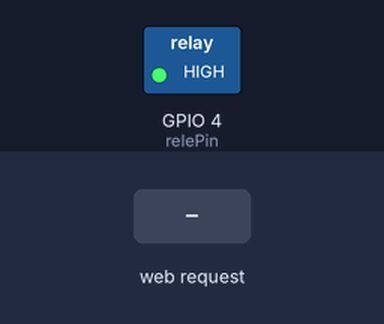
Recording of a sketch running on a simulated ESP32. On the bench: switched loads named in the sketch (green lamp = pin HIGH). Inputs (shaded band) come from the test bench. WiFi joins after 1.5 s; servers stay silent unless stated; what the sketch prints to the serial monitor is not drawn.

Above: at 3.2 s.
3.3 s: HTTP request GET /ligar received
At 3.6 s:
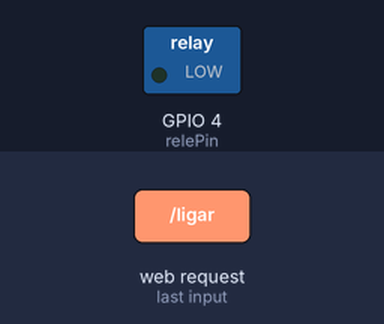
4.8 s: HTTP request GET /desligar received
At 5.9 s:
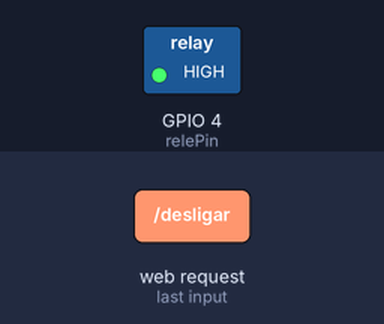
Timing chart, 0 to 7.8 s (numbered marks = the images above; inputs shaded):
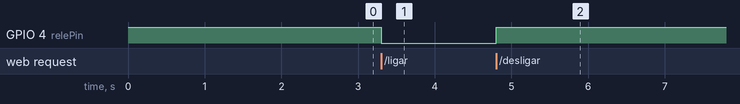

Measured:
- after the input at 3.3 s, GPIO 4 (relePin): HIGH → LOW at once
- after the input at 4.8 s, GPIO 4 (relePin): LOW → HIGH at once

The sketch:

testes.ino
```cpp
#include <WiFi.h>
#include <WebServer.h>

const char* ssid = "NOME_REDE";        // Nome da rede Wi-Fi
const char* password = "SENHA_REDE";   // Senha da rede Wi-Fi

WebServer server(80);                  // Inicializa o servidor na porta 80
const int relePin = 4;                 // Pino conectado ao relé

void setup() {
  Serial.begin(115200);
  pinMode(relePin, OUTPUT);
  digitalWrite(relePin, HIGH);  // Relé inicialmente desligado (HIGH para relés com lógica invertida)

  // Conectando ao Wi-Fi
  WiFi.begin(ssid, password);
  while (WiFi.status() != WL_CONNECTED) {
    delay(1000);
    Serial.println("Conectando ao Wi-Fi...");
  }
  Serial.println("Conectado ao Wi-Fi");
  Serial.print("Endereço IP: ");
  Serial.println(WiFi.localIP());

  // Configurando rotas do servidor
  server.on("/", handleRoot);  // Página inicial
  server.on("/ligar", handleLigar);   // Rota para ligar o relé
  server.on("/desligar", handleDesligar); // Rota para desligar o relé

  server.begin();  // Inicia o servidor
  Serial.println("Servidor iniciado");
}

void loop() {
  server.handleClient();  // Mantém o servidor respondendo às requisições
}

// Função para a página inicial
void handleRoot() {
  server.send(200, "text/plain", "Servidor Web ESP32 - Controle de Relé");
}

// Função para ligar o relé
void handleLigar() {
  digitalWrite(relePin, LOW);  // Liga o relé
  server.send(200, "text/plain", "Relé Ligado");
}

// Função para desligar o relé
void handleDesligar() {
  digitalWrite(relePin, HIGH);  // Desliga o relé
  server.send(200, "text/plain", "Relé Desligado");
}
```
